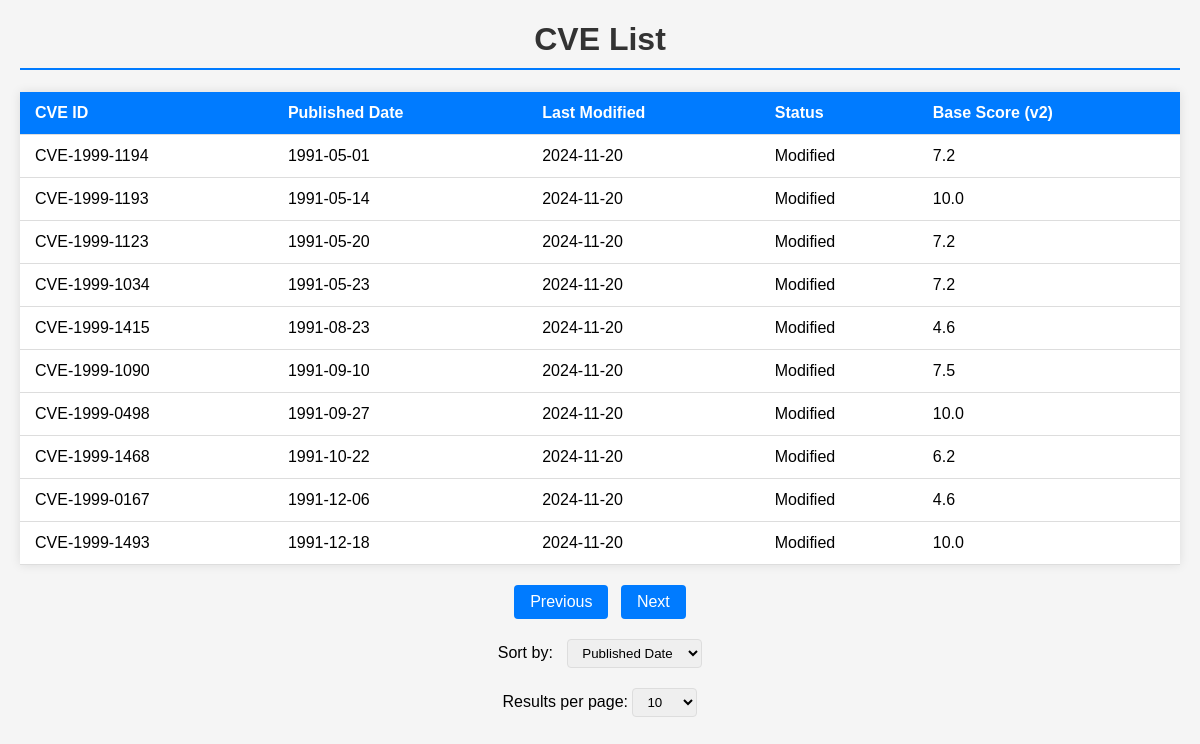
The app's page /cves/list?page=3&per_page=10 with its own data.
### app/models.py (models this page shows, shortened)
class CVE(db.Model):
    __tablename__ = 'cve'
    id = db.Column(db.String(20), primary_key=True)
    published = db.Column(db.DateTime)
    last_modified = db.Column(db.DateTime)
    source_Identifier = db.Column(db.String(100))
    description = db.Column(db.Text)
    base_score_v2 = db.Column(db.Float)
    base_score_v3 = db.Column(db.Float)
    cvss_v2_vector = db.Column(db.String(100))
    cvss_v2_severity = db.Column(db.String(50))
    cvss_v3_vector = db.Column(db.String(100))
    cvss_v3_severity = db.Column(db.String(20))
    exploitability_score = db.Column(db.Float)
    impact_score = db.Column(db.Float)
    cpe_list = db.Column(db.JSON)
    status = db.Column(db.String(50))

### app/routes.py (the view)
@app.route('/cves/list')
@swag_from({
    'tags': ['CVEs'],
    'description': 'List all CVEs with pagination',
    'parameters': [
        {
            'name': 'page',
            'in': 'query',
            'type': 'integer',
            'description': 'Page number (default: 1)'
        },
        {
            'name': 'per_page',
            'in': 'query',
            'type': 'integer',
            'description': 'Items per page (default: 10)'
        }
    ],
    'responses': {
        200: {
            'description': 'List of CVEs',
            'examples': {
                'application/json': [
                    {
                        'id': 'CVE-1999-0334',
                        'published': '1999-02-01T00:00:00',
                        'status': 'Modified'
                    }
                ]
            }
        }
    }
})
def list_cves():
    page = request.args.get('page', 1, type=int)
    per_page = request.args.get('per_page', 10, type=int)
    sort_by = request.args.get('sort_by', 'published')  # Default to sorting by published date
    valid_sort_columns = {
        'published': CVE.published,
        'last_modified': CVE.last_modified,
        'status': CVE.status,
        'base_score_v2': CVE.base_score_v2,
        'base_score_v3': CVE.base_score_v3
    }
    sort_column = valid_sort_columns.get(sort_by, CVE.published)
    cves = CVE.query.order_by(sort_column).paginate(page=page, per_page=per_page)
    return render_template('index.html', cves=cves)

### app/templates/index.html (shortened to what this page needs)
<!DOCTYPE html>
<html>
<head>
    <link rel="stylesheet" href="{{ url_for('static', filename='css/style.css') }}">
</head>
<body>
    <h1>CVE List</h1>
    <table>
        <thead>
            <tr>
                <th>CVE ID</th>
                <th>Published Date</th>
                <th>Last Modified</th>
                <th>Status</th>
                <th>Base Score (v2)</th>
            </tr>
        </thead>
        <tbody>
            {% for cve in cves.items %}
            <tr onclick="window.location='/cves/{{ cve.id }}'">
                <td>{{ cve.id }}</td>
                <td>{{ cve.published.strftime('%Y-%m-%d') }}</td>
                <td>{{ cve.last_modified.strftime('%Y-%m-%d') }}</td>
                <td>{{ cve.status }}</td>
                <td>{{ cve.base_score_v2 }}</td>
            </tr>
            {% endfor %}
        </tbody>
    </table>
    <div class="pagination">
        {% if cves.has_prev %}
        <a href="{{ url_for('list_cves', page=cves.prev_num, per_page=cves.per_page) }}">Previous</a>
        {% endif %}
        {% if cves.has_next %}
        <a href="{{ url_for('list_cves', page=cves.next_num, per_page=cves.per_page) }}">Next</a>
        {% endif %}
    </div>
    <div class="sorting-bar">
        <label for="sort-by">Sort by:</label>
        <select id="sort-by" onchange="sortTable(this.value)">
            <option value="published">Published Date</option>
        </select>
    </div>
    <div class="results-per-page">
        Results per page:
        <select onchange="window.location.href = '?per_page=' + this.value">
            <option value="10" {% if cves.per_page == 10 %}selected{% endif %}>10</option>
        </select>
    </div>
</body>
</html>

### app/static/css/style.css (style rules this page uses)
body { font-family: Arial, sans-serif; margin: 20px; background-color: #f5f5f5; }
h1 { color: #333; text-align: center; }
table { width: 100%; border-collapse: collapse; margin: 20px 0; background-color: white; box-shadow: 0 0 10px rgba(0, 0, 0, 0.1); }
th, td { padding: 12px 15px; text-align: left; border-bottom: 1px solid #ddd; }
th { background-color: #007bff; color: white; }
.pagination { margin: 20px 0; text-align: center; }
.pagination a { display: inline-block; padding: 8px 16px; margin: 0 4px; background-color: #007bff; color: white; text-decoration: none; border-radius: 4px; }
.results-per-page { text-align: center; margin: 20px 0; }
select { padding: 5px 10px; border-radius: 4px; border: 1px solid #ddd; }
h1 { color: #333; border-bottom: 2px solid #007bff; padding-bottom: 10px; }
.sorting-bar { margin: 20px 0; text-align: center; }
.sorting-bar label { margin-right: 10px; }
.sorting-bar select { padding: 5px 10px; border-radius: 4px; border: 1px solid #ddd; }

### records on screen
CVE: id "CVE-1999-1194", published "1991-05-01", last_modified "2024-11-20", status "Modified", base_score_v2 "7.2"
CVE: id "CVE-1999-1193", published "1991-05-14", last_modified "2024-11-20", status "Modified", base_score_v2 "10.0"
CVE: id "CVE-1999-1123", published "1991-05-20", last_modified "2024-11-20", status "Modified", base_score_v2 "7.2"
CVE: id "CVE-1999-1034", published "1991-05-23", last_modified "2024-11-20", status "Modified", base_score_v2 "7.2"
CVE: id "CVE-1999-1415", published "1991-08-23", last_modified "2024-11-20", status "Modified", base_score_v2 "4.6"
CVE: id "CVE-1999-1090", published "1991-09-10", last_modified "2024-11-20", status "Modified", base_score_v2 "7.5"
CVE: id "CVE-1999-0498", published "1991-09-27", last_modified "2024-11-20", status "Modified", base_score_v2 "10.0"
CVE: id "CVE-1999-1468", published "1991-10-22", last_modified "2024-11-20", status "Modified", base_score_v2 "6.2"
CVE: id "CVE-1999-0167", published "1991-12-06", last_modified "2024-11-20", status "Modified", base_score_v2 "4.6"
CVE: id "CVE-1999-1493", published "1991-12-18", last_modified "2024-11-20", status "Modified", base_score_v2 "10.0"
